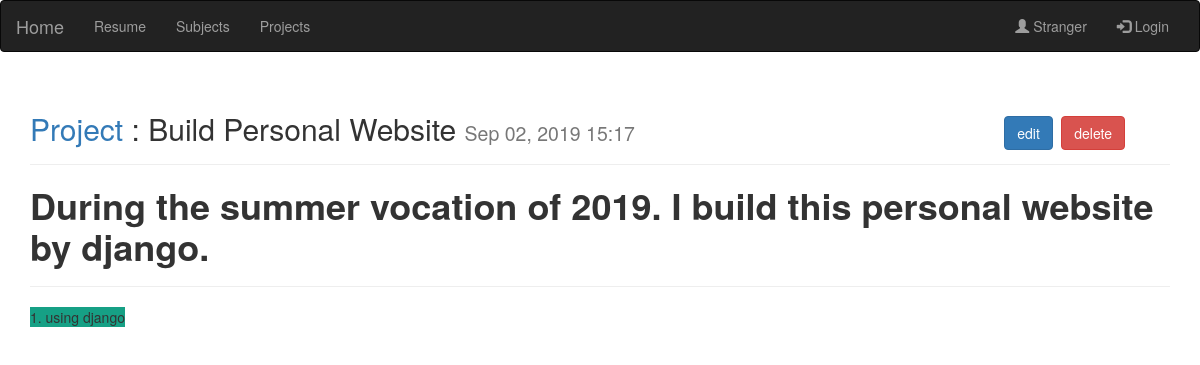
Screenshot of /project/2 with the database file from the repository.
### app_pw/models.py (models this page shows, shortened)
class Project(models.Model):
	pro_name = models.CharField(max_length=200)
	text = RichTextField(config_name='my_config')
	date_added= models.DateTimeField(auto_now_add = True)
	owner = models.ForeignKey(User, on_delete=models.CASCADE)

### app_pw/views.py (the view)
# urls.py: path('project/<int:project_id>', views.project, name='project'),
def project(request,project_id):
	project = Project.objects.get(id = project_id)
	context = {'project': project}
	return render(request, 'app_pw/project.html', context)

### app_pw/templates/app_pw/project.html
{% extends 'app_pw/base.html' %}
{% block header %}
	<h2 style="padding-right: 2em">
		<a href="{% url 'app_pw:projects' %}">Project</a> : {{project.pro_name}}
		<small >
		{{ project.date_added|date:'M d, Y H:i'}}
		</small>
		<div class="nav navbar-nav navbar-right">
			<a href="{% url 'app_pw:edit_project' project.id %}"><button type="button" class="btn btn-primary">edit</button> </a>
			<a href="{% url 'app_pw:delete_project' project.id %}"><button type="button" class="btn btn-danger" >delete</button></a>
		</div>
	</h2>
{% endblock header %}
{% block content %}
	{% autoescape off %}
    {{project.text}}
	{% endautoescape %}
{% endblock content %}

### rows the page displays
Project: pro_name "Build Personal Website", date_added "Sep 02, 2019 15:17", text "During the summer vocation of 2019. I build this personal website by django. 1. using django"
